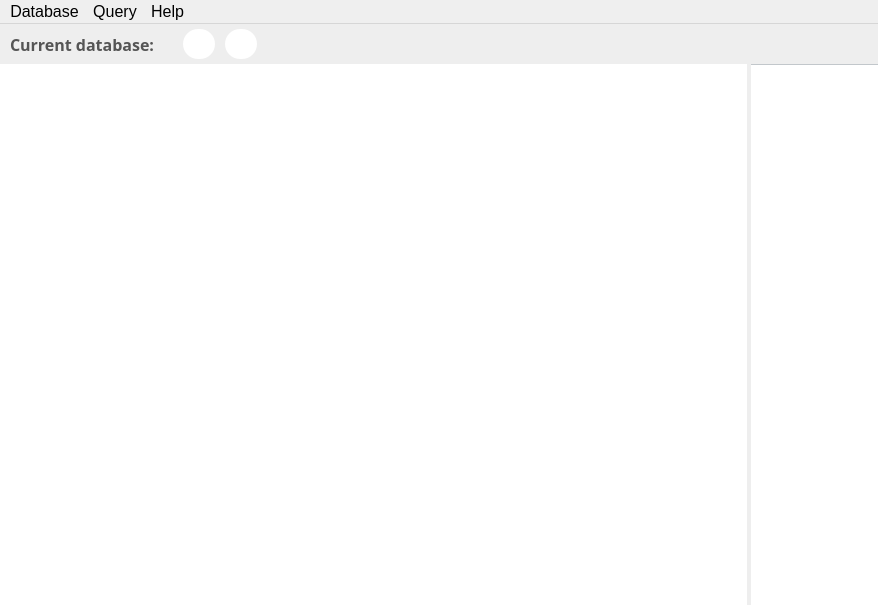
<?xml version="1.0" encoding="UTF-8"?>
<ui version="4.0">
 <class>MainWindow</class>
 <widget class="QMainWindow" name="MainWindow">
  <property name="geometry">
   <rect>
    <x>0</x>
    <y>0</y>
    <width>878</width>
    <height>605</height>
   </rect>
  </property>
  <property name="sizePolicy">
   <sizepolicy hsizetype="Fixed" vsizetype="Preferred">
    <horstretch>0</horstretch>
    <verstretch>0</verstretch>
   </sizepolicy>
  </property>
  <property name="windowTitle">
   <string>MainWindow</string>
  </property>
  <property name="styleSheet">
   <string notr="true"/>
  </property>
  <widget class="QWidget" name="centralwidget">
   <property name="styleSheet">
    <string notr="true">background-color: rgb(255, 255, 255);</string>
   </property>
   <layout class="QGridLayout" name="gridLayout">
    <property name="leftMargin">
     <number>0</number>
    </property>
    <property name="topMargin">
     <number>0</number>
    </property>
    <property name="rightMargin">
     <number>0</number>
    </property>
    <property name="bottomMargin">
     <number>0</number>
    </property>
    <property name="spacing">
     <number>0</number>
    </property>
    <item row="0" column="0">
     <widget class="QWidget" name="verticalWidget" native="true">
      <property name="sizePolicy">
       <sizepolicy hsizetype="Preferred" vsizetype="Fixed">
        <horstretch>0</horstretch>
        <verstretch>0</verstretch>
       </sizepolicy>
      </property>
      <property name="minimumSize">
       <size>
        <width>0</width>
        <height>40</height>
       </size>
      </property>
      <property name="maximumSize">
       <size>
        <width>16777215</width>
        <height>40</height>
       </size>
      </property>
      <property name="styleSheet">
       <string notr="true">background-color: #eee;</string>
      </property>
      <layout class="QVBoxLayout" name="verticalLayout_2">
       <property name="spacing">
        <number>0</number>
       </property>
       <property name="leftMargin">
        <number>0</number>
       </property>
       <property name="topMargin">
        <number>0</number>
       </property>
       <property name="rightMargin">
        <number>0</number>
       </property>
       <property name="bottomMargin">
        <number>0</number>
       </property>
       <item alignment="Qt::AlignLeft">
        <widget class="QWidget" name="verticalWidget_2" native="true">
         <property name="sizePolicy">
          <sizepolicy hsizetype="Preferred" vsizetype="Fixed">
           <horstretch>0</horstretch>
           <verstretch>0</verstretch>
          </sizepolicy>
         </property>
         <property name="maximumSize">
          <size>
           <width>16777215</width>
           <height>40</height>
          </size>
         </property>
         <layout class="QHBoxLayout" name="horizontalLayout_4">
          <property name="spacing">
           <number>0</number>
          </property>
          <property name="leftMargin">
           <number>0</number>
          </property>
          <property name="topMargin">
           <number>0</number>
          </property>
          <property name="rightMargin">
           <number>0</number>
          </property>
          <property name="bottomMargin">
           <number>0</number>
          </property>
          <item>
           <spacer name="horizontalSpacer">
            <property name="orientation">
             <enum>Qt::Horizontal</enum>
            </property>
            <property name="sizeHint" stdset="0">
             <size>
              <width>10</width>
              <height>20</height>
             </size>
            </property>
           </spacer>
          </item>
          <item>
           <widget class="QLabel" name="label">
            <property name="font">
             <font>
              <family>Segoe UI Semibold</family>
              <pointsize>12</pointsize>
              <bold>true</bold>
             </font>
            </property>
            <property name="styleSheet">
             <string notr="true">color: #555;</string>
            </property>
            <property name="text">
             <string>Current database: </string>
            </property>
           </widget>
          </item>
          <item>
           <spacer name="horizontalSpacer_2">
            <property name="orientation">
             <enum>Qt::Horizontal</enum>
            </property>
            <property name="sizeHint" stdset="0">
             <size>
              <width>5</width>
              <height>20</height>
             </size>
            </property>
           </spacer>
          </item>
          <item>
           <widget class="QLabel" name="label_2">
            <property name="font">
             <font>
              <pointsize>12</pointsize>
             </font>
            </property>
            <property name="styleSheet">
             <string notr="true">color: #555;</string>
            </property>
            <property name="text">
             <string/>
            </property>
           </widget>
          </item>
          <item>
           <spacer name="horizontalSpacer_3">
            <property name="orientation">
             <enum>Qt::Horizontal</enum>
            </property>
            <property name="sizeHint" stdset="0">
             <size>
              <width>10</width>
              <height>20</height>
             </size>
            </property>
           </spacer>
          </item>
          <item>
           <widget class="QPushButton" name="Run">
            <property name="minimumSize">
             <size>
              <width>30</width>
              <height>30</height>
             </size>
            </property>
            <property name="styleSheet">
             <string notr="true">QPushButton {
border-radius: 15px;
background-color: rgb(255, 255, 255);
}
QPushButton:hover {
    border-radius: 15px;
	border: 1px solid #fff;
    outline: none;
	background-color: #ececec;
}
</string>
            </property>
            <property name="text">
             <string/>
            </property>
            <property name="icon">
             <iconset resource="dep/res.qrc">
              <normaloff>:/images/RunbtnPic.svg</normaloff>:/images/RunbtnPic.svg</iconset>
            </property>
           </widget>
          </item>
          <item>
           <spacer name="horizontalSpacer_4">
            <property name="orientation">
             <enum>Qt::Horizontal</enum>
            </property>
            <property name="sizeHint" stdset="0">
             <size>
              <width>10</width>
              <height>20</height>
             </size>
            </property>
           </spacer>
          </item>
          <item>
           <widget class="QPushButton" name="Add">
            <property name="minimumSize">
             <size>
              <width>30</width>
              <height>30</height>
             </size>
            </property>
            <property name="styleSheet">
             <string notr="true">QPushButton {
border-radius: 15px;
background-color: rgb(255, 255, 255);
}
QPushButton:hover {
    border-radius: 15px;
	border: 1px solid #fff;
    outline: none;
	background-color: #ececec;
}</string>
            </property>
            <property name="text">
             <string/>
            </property>
            <property name="icon">
             <iconset resource="dep/res.qrc">
              <normaloff>:/images/AddTab.svg</normaloff>:/images/AddTab.svg</iconset>
            </property>
           </widget>
          </item>
         </layout>
        </widget>
       </item>
      </layout>
     </widget>
    </item>
    <item row="1" column="0">
     <widget class="QSplitter" name="splitter">
      <property name="minimumSize">
       <size>
        <width>500</width>
        <height>500</height>
       </size>
      </property>
      <property name="styleSheet">
       <string notr="true">QSplitter::handle
{
	/*border-right: 1px solid rgb(202, 202, 202);
	border-left: 1px solid rgb(202, 202, 202);*/	
	background-color: #eee;
}
QScrollBar:vertical {
	width: 6px;
    background: #fff;
}
QScrollBar::handle:vertical {
	min-height: 20px;
    background: #ececec;
	border-radius: 1px;
}

QScrollBar:horizontal  {
	height: 6px;
    background: #fff;
}
QScrollBar::handle:horizontal  {
	min-width: 20px;
	background: #ececec;
	border-radius: 1px;
} </string>
      </property>
      <property name="orientation">
       <enum>Qt::Horizontal</enum>
      </property>
      <widget class="QTreeWidget" name="treeWidget">
       <property name="sizePolicy">
        <sizepolicy hsizetype="Expanding" vsizetype="Expanding">
         <horstretch>0</horstretch>
         <verstretch>0</verstretch>
        </sizepolicy>
       </property>
       <property name="maximumSize">
        <size>
         <width>16777215</width>
         <height>16777215</height>
        </size>
       </property>
       <property name="font">
        <font>
         <family>Segoe UI</family>
         <pointsize>12</pointsize>
        </font>
       </property>
       <property name="styleSheet">
        <string notr="true">QTreeWidget {
	border:0px solid rgb(204, 204, 204);
	padding-left: 5px;
}

QHeaderView::section {
	color: #555;	
	background-color: rgb(255, 255, 255);
	border: 0px;
	height: 0px;
}

QTreeView::branch {
   height: 0px;
}

QTreeWidget::item {
	border: 0px;
	font-size: 12px;
    color: #555;
} 

QScrollBar:vertical {
    border: 2px solid grey;
    background: #32CC99;
    height: 15px;
    margin: 0px 20px 0 20px;
}
</string>
       </property>
       <column>
        <property name="text">
         <string notr="true">1</string>
        </property>
        <property name="font">
         <font>
          <family>Segoe UI Semilight</family>
          <pointsize>12</pointsize>
         </font>
        </property>
       </column>
      </widget>
      <widget class="QTabWidget" name="tabWidget">
       <property name="enabled">
        <bool>true</bool>
       </property>
       <property name="sizePolicy">
        <sizepolicy hsizetype="Preferred" vsizetype="Expanding">
         <horstretch>0</horstretch>
         <verstretch>0</verstretch>
        </sizepolicy>
       </property>
       <property name="minimumSize">
        <size>
         <width>0</width>
         <height>0</height>
        </size>
       </property>
       <property name="font">
        <font>
         <family>Segoe UI Semibold</family>
         <pointsize>12</pointsize>
         <bold>true</bold>
        </font>
       </property>
       <property name="styleSheet">
        <string notr="true">QTabWidget::pane { 
     border-top: 1px solid #C2C7CB;;
}

QTabWidget::tab-bar {
    left: 5px; 
}

QTabBar::tab {
    border: 0px;
	background: #fff;
    color: #9fa0a0;
	padding: 8px 5px;  
}

QTabBar::tab:selected {
    color: #0085c7;
 	border-bottom: 2px solid #0085c7;
}
 QTabBar::close-button {
		width: 12px;
		height: 12px;
		image: url(:/images/icons8-close.svg);
		background-color: transparent;
		border: 0 px;
 }

 QTabBar::close-button:hover { 
	image: url(:/images/icons8-selected-close.svg);
}


</string>
       </property>
       <property name="currentIndex">
        <number>-1</number>
       </property>
       <property name="elideMode">
        <enum>Qt::ElideNone</enum>
       </property>
       <property name="documentMode">
        <bool>false</bool>
       </property>
       <property name="tabsClosable">
        <bool>true</bool>
       </property>
       <property name="movable">
        <bool>true</bool>
       </property>
       <property name="tabBarAutoHide">
        <bool>false</bool>
       </property>
      </widget>
     </widget>
    </item>
   </layout>
  </widget>
  <widget class="QMenuBar" name="menubar">
   <property name="geometry">
    <rect>
     <x>0</x>
     <y>0</y>
     <width>878</width>
     <height>28</height>
    </rect>
   </property>
   <property name="sizePolicy">
    <sizepolicy hsizetype="Ignored" vsizetype="Minimum">
     <horstretch>0</horstretch>
     <verstretch>0</verstretch>
    </sizepolicy>
   </property>
   <property name="font">
    <font>
     <pointsize>12</pointsize>
    </font>
   </property>
   <property name="styleSheet">
    <string notr="true">QMenuBar:item:selected {
	background-color: rgba(127, 127, 127, 0.75);
	color: rgb(255, 255, 255);
}
QMenuBar:item {
	/*color: #555;*/
}</string>
   </property>
   <widget class="QMenu" name="menuDatabase">
    <property name="font">
     <font>
      <pointsize>12</pointsize>
     </font>
    </property>
    <property name="styleSheet">
     <string notr="true">QMenu {
background-color: rgba(255, 255, 255, 0.9); 
padding: 4px 0px;
border: 1px solid rgb(0, 0, 0);
}
QMenu:item:selected {
background-color: rgba(127, 127, 127, 0.75); 
color: rgb(255, 255, 255);
}

 

 </string>
    </property>
    <property name="title">
     <string>Database</string>
    </property>
    <addaction name="on_actionCreateTableTrig"/>
    <addaction name="actionOpen_database"/>
    <addaction name="actionRefresh"/>
    <addaction name="actionStop"/>
    <addaction name="actionStart"/>
    <addaction name="actionBackup"/>
    <addaction name="actionRestore"/>
    <addaction name="actionDatabase_Info"/>
   </widget>
   <widget class="QMenu" name="menuQuery">
    <property name="font">
     <font>
      <pointsize>12</pointsize>
     </font>
    </property>
    <property name="styleSheet">
     <string notr="true">QMenu {
background-color: rgba(255, 255, 255, 0.9); 
padding: 4px 0px;
border: 1px solid rgb(0, 0, 0);
}
QMenu:item:selected {
background-color: rgba(127, 127, 127, 0.75); 
color: rgb(255, 255, 255);
}
 </string>
    </property>
    <property name="title">
     <string>Query</string>
    </property>
    <addaction name="actionNew_query"/>
    <addaction name="actionClose_query"/>
    <addaction name="actionRun_query"/>
    <addaction name="actionOpen"/>
    <addaction name="actionSave"/>
   </widget>
   <widget class="QMenu" name="menuHelp">
    <property name="font">
     <font>
      <pointsize>12</pointsize>
     </font>
    </property>
    <property name="styleSheet">
     <string notr="true">QMenu {
background-color: rgba(255, 255, 255, 0.9); 
padding: 4px 0px;
border: 1px solid rgb(0, 0, 0);
}
QMenu:item:selected {
background-color: rgba(127, 127, 127, 0.75); 
color: rgb(255, 255, 255);
}
 </string>
    </property>
    <property name="title">
     <string>Help</string>
    </property>
    <addaction name="actionInfo"/>
    <addaction name="actionContacts"/>
   </widget>
   <addaction name="menuDatabase"/>
   <addaction name="menuQuery"/>
   <addaction name="menuHelp"/>
  </widget>
  <action name="on_actionCreateTableTrig">
   <property name="checked">
    <bool>false</bool>
   </property>
   <property name="enabled">
    <bool>true</bool>
   </property>
   <property name="text">
    <string>Create database</string>
   </property>
  </action>
  <action name="actionOpen_database">
   <property name="checkable">
    <bool>false</bool>
   </property>
   <property name="enabled">
    <bool>true</bool>
   </property>
   <property name="text">
    <string>Open database</string>
   </property>
  </action>
  <action name="actionRefresh">
   <property name="checkable">
    <bool>false</bool>
   </property>
   <property name="enabled">
    <bool>false</bool>
   </property>
   <property name="text">
    <string>Refresh</string>
   </property>
  </action>
  <action name="actionStop">
   <property name="enabled">
    <bool>false</bool>
   </property>
   <property name="text">
    <string>Stop</string>
   </property>
  </action>
  <action name="actionStart">
   <property name="enabled">
    <bool>false</bool>
   </property>
   <property name="text">
    <string>Start</string>
   </property>
  </action>
  <action name="actionBackup">
   <property name="enabled">
    <bool>false</bool>
   </property>
   <property name="text">
    <string>Backup</string>
   </property>
  </action>
  <action name="actionRestore">
   <property name="enabled">
    <bool>false</bool>
   </property>
   <property name="text">
    <string>Restore</string>
   </property>
  </action>
  <action name="actionDatabase_Info">
   <property name="enabled">
    <bool>false</bool>
   </property>
   <property name="text">
    <string>Database Info</string>
   </property>
  </action>
  <action name="actionNew_query">
   <property name="enabled">
    <bool>true</bool>
   </property>
   <property name="text">
    <string>New query</string>
   </property>
  </action>
  <action name="actionClose_query">
   <property name="enabled">
    <bool>true</bool>
   </property>
   <property name="text">
    <string>Close query</string>
   </property>
  </action>
  <action name="actionRun_query">
   <property name="enabled">
    <bool>true</bool>
   </property>
   <property name="text">
    <string>Run query</string>
   </property>
  </action>
  <action name="actionOpen">
   <property name="enabled">
    <bool>true</bool>
   </property>
   <property name="text">
    <string>Open</string>
   </property>
  </action>
  <action name="actionSave">
   <property name="enabled">
    <bool>true</bool>
   </property>
   <property name="text">
    <string>Save</string>
   </property>
  </action>
  <action name="actionInfo">
   <property name="enabled">
    <bool>false</bool>
   </property>
   <property name="text">
    <string>Info</string>
   </property>
  </action>
  <action name="actionContacts">
   <property name="enabled">
    <bool>true</bool>
   </property>
   <property name="text">
    <string>Contacts</string>
   </property>
  </action>
 </widget>
 <resources>
  <include location="dep/res.qrc"/>
 </resources>
 <connections/>
</ui>
